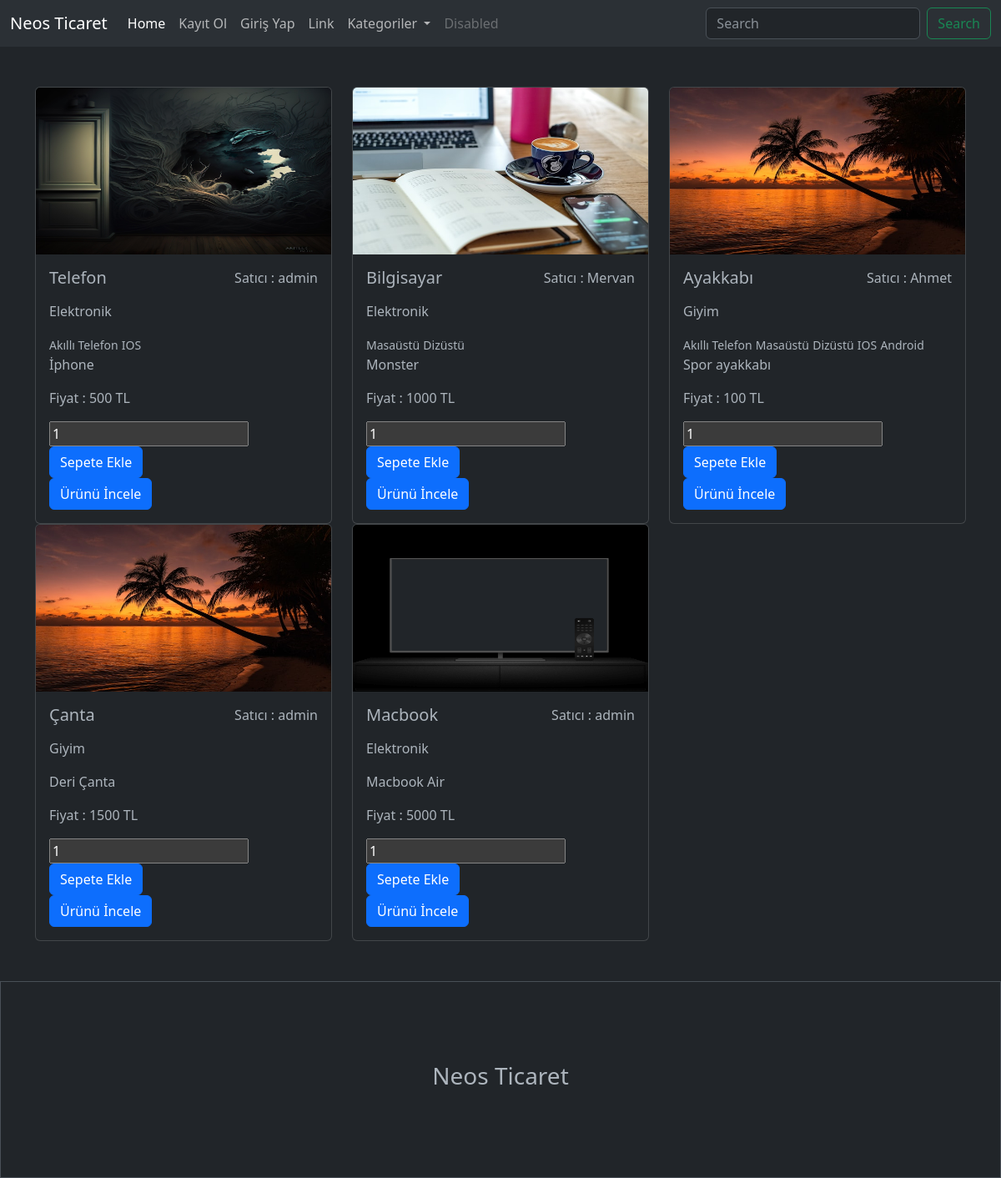
The page / on the database its author committed.
### urunler/models.py (models this page shows, shortened)
class Urun(models.Model):
    satici = models.ForeignKey(User, on_delete=models.CASCADE, null=True)
    kategori = models.ForeignKey(Kategori, on_delete=models.SET_NULL, null=True)
    altkategori = models.ManyToManyField(AltKategori)
    seriNo = models.OneToOneField(Tek, on_delete=models.CASCADE, null=True, blank=True)
    isim = models.CharField(max_length=100)
    aciklama = models.TextField(max_length=1000)
    fiyat = models.IntegerField()
    resim = models.FileField(upload_to = 'urunler/')

class Kategori(models.Model):
    isim = models.CharField(max_length=100)

class AltKategori(models.Model):
    isim = models.CharField(max_length=100)

### urunler/views.py (the view, shortened to what this page needs)
# urls.py: path('', index, name='index'),
def index(request):
    urunler = Urun.objects.all()
    kategoriler = Kategori.objects.all()
    search = ''
    context = {
        'product':urunler,
        'search':search,
        'kategoriler':kategoriler
    }
    return render(request, 'index.html', context)

### urunler/templates/index.html (shortened to what this page needs)
<!DOCTYPE html>
<html lang="en">
<head>
    <link href="https://cdn.jsdelivr.net/npm/bootstrap@5.3.0-alpha1/dist/css/bootstrap.min.css" rel="stylesheet">
</head>
<body data-bs-theme="dark">
    {% include "includes/_navbar.html" %}
    {% block content %}
    <div class="container mt-5">
        <div class="row">
            {% if product|length > 0 %}
            {% for urun in product %}
                <div class="col-4">
                    <div class="card">
                        <img src="{{urun.resim.url}}" height="200" class="card-img-top" alt="...">
                        <div class="card-body">
                            <div class="d-flex justify-content-between">
                                <h5 class="card-title">{{urun.isim}}</h5>
                                <p>Satıcı : {{urun.satici.username}}</p>
                            </div>
                            <p>{{urun.kategori.isim}}</p>
                            {% for alt in urun.altkategori.all %}
                                <small>{{alt.isim}}</small>
                            {% endfor %}
                            <p class="card-text">{{urun.aciklama}}</p>
                            <p>Fiyat : {{urun.fiyat}} TL</p>
                            <form action="" method="POST">
                                <input type="number" name="adet" value="1" id="">
                                <input type="submit" value="Sepete Ekle" class="btn btn-primary">
                            </form>
                            <a href="{% url 'urun' urun.id %}" class="btn btn-primary">Ürünü İncele</a>
                        </div>
                    </div>
                </div>
            {% endfor %}
            {% else %}
            <h1>Eşleşen ürün bulunmamaktadır</h1>
            {% endif %}
        </div>
    </div>
    {% endblock content %}
    {% include "includes/_footer.html" %}
</body>
</html>

### rows shown on the page
Urun: resim (picture), isim "Telefon", satici.username "admin", kategori.isim "Elektronik", aciklama "İphone", fiyat "500"
AltKategori: isim "Akıllı Telefon"
AltKategori: isim "IOS"
Urun: resim (picture), isim "Bilgisayar", satici.username "Mervan", kategori.isim "Elektronik", aciklama "Monster", fiyat "1000"
AltKategori: isim "Masaüstü"
AltKategori: isim "Dizüstü"
Urun: resim (picture), isim "Ayakkabı", satici.username "Ahmet", kategori.isim "Giyim", aciklama "Spor ayakkabı", fiyat "100"
AltKategori: isim "Android"
Urun: resim (picture), isim "Çanta", satici.username "admin", kategori.isim "Giyim", aciklama "Deri Çanta", fiyat "1500"
Urun: resim (picture), isim "Macbook", satici.username "admin", kategori.isim "Elektronik", aciklama "Macbook Air", fiyat "5000"
